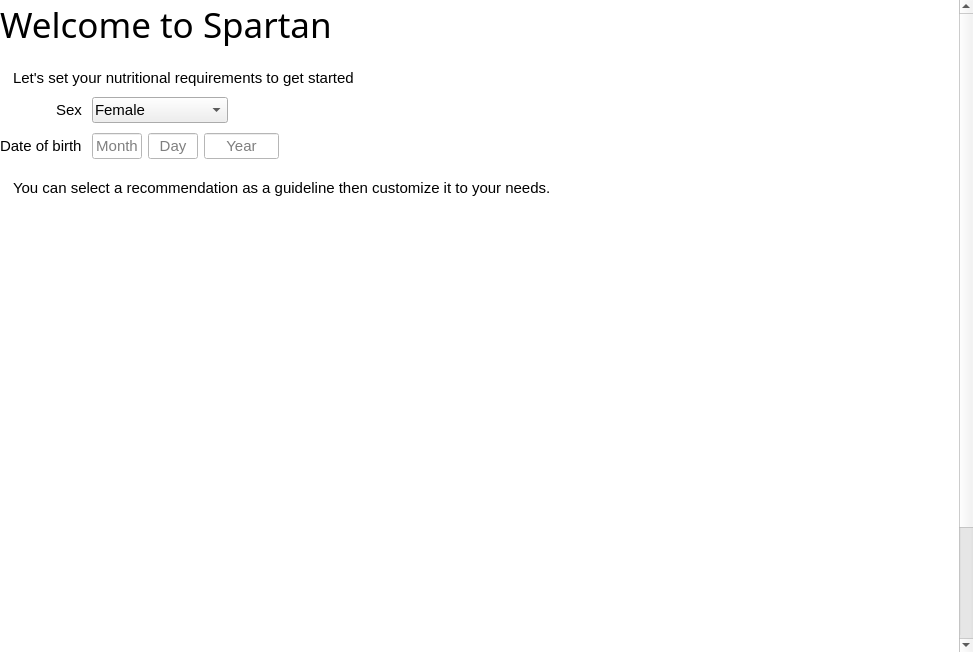
<?xml version="1.0" encoding="UTF-8"?>
<ui version="4.0">
 <class>ReqWizWidget</class>
 <widget class="QWidget" name="ReqWizWidget">
  <property name="geometry">
   <rect>
    <x>0</x>
    <y>0</y>
    <width>973</width>
    <height>652</height>
   </rect>
  </property>
  <property name="palette">
   <palette>
    <active>
     <colorrole role="Base">
      <brush brushstyle="SolidPattern">
       <color alpha="255">
        <red>255</red>
        <green>255</green>
        <blue>255</blue>
       </color>
      </brush>
     </colorrole>
     <colorrole role="Window">
      <brush brushstyle="SolidPattern">
       <color alpha="255">
        <red>255</red>
        <green>255</green>
        <blue>255</blue>
       </color>
      </brush>
     </colorrole>
    </active>
    <inactive>
     <colorrole role="Base">
      <brush brushstyle="SolidPattern">
       <color alpha="255">
        <red>255</red>
        <green>255</green>
        <blue>255</blue>
       </color>
      </brush>
     </colorrole>
     <colorrole role="Window">
      <brush brushstyle="SolidPattern">
       <color alpha="255">
        <red>255</red>
        <green>255</green>
        <blue>255</blue>
       </color>
      </brush>
     </colorrole>
    </inactive>
    <disabled>
     <colorrole role="Base">
      <brush brushstyle="SolidPattern">
       <color alpha="255">
        <red>255</red>
        <green>255</green>
        <blue>255</blue>
       </color>
      </brush>
     </colorrole>
     <colorrole role="Window">
      <brush brushstyle="SolidPattern">
       <color alpha="255">
        <red>255</red>
        <green>255</green>
        <blue>255</blue>
       </color>
      </brush>
     </colorrole>
    </disabled>
   </palette>
  </property>
  <property name="font">
   <font>
    <family>Segoe UI</family>
    <pointsize>11</pointsize>
   </font>
  </property>
  <property name="windowTitle">
   <string>Spartan - Preferences</string>
  </property>
  <property name="windowIcon">
   <iconset>
    <normaloff>../images/icon_trimmed.png</normaloff>../images/icon_trimmed.png</iconset>
  </property>
  <layout class="QVBoxLayout" name="verticalLayout">
   <property name="leftMargin">
    <number>0</number>
   </property>
   <property name="topMargin">
    <number>0</number>
   </property>
   <property name="rightMargin">
    <number>0</number>
   </property>
   <property name="bottomMargin">
    <number>0</number>
   </property>
   <item>
    <widget class="QScrollArea" name="scrollArea">
     <property name="frameShape">
      <enum>QFrame::NoFrame</enum>
     </property>
     <property name="widgetResizable">
      <bool>true</bool>
     </property>
     <widget class="QWidget" name="scrollAreaWidgetContents">
      <property name="geometry">
       <rect>
        <x>0</x>
        <y>-189</y>
        <width>956</width>
        <height>841</height>
       </rect>
      </property>
      <layout class="QGridLayout" name="gridLayout_2" rowstretch="0,0,1">
       <property name="leftMargin">
        <number>0</number>
       </property>
       <property name="topMargin">
        <number>0</number>
       </property>
       <property name="rightMargin">
        <number>0</number>
       </property>
       <property name="bottomMargin">
        <number>0</number>
       </property>
       <property name="verticalSpacing">
        <number>20</number>
       </property>
       <item row="2" column="0">
        <layout class="QGridLayout" name="gridLayout">
         <item row="3" column="0">
          <widget class="ReqView" name="mineral_view">
           <property name="font">
            <font>
             <family>Segoe UI</family>
             <pointsize>11</pointsize>
            </font>
           </property>
           <property name="focusPolicy">
            <enum>Qt::NoFocus</enum>
           </property>
           <property name="styleSheet">
            <string notr="true">QHeaderView::section{
	background-color: white;
	border: 0px;
	padding-left: 3px
}

QTableView {
	alternate-background-color: rgb(247, 247, 247);
}</string>
           </property>
           <property name="frameShape">
            <enum>QFrame::NoFrame</enum>
           </property>
           <property name="verticalScrollBarPolicy">
            <enum>Qt::ScrollBarAlwaysOff</enum>
           </property>
           <property name="horizontalScrollBarPolicy">
            <enum>Qt::ScrollBarAlwaysOff</enum>
           </property>
           <property name="alternatingRowColors">
            <bool>true</bool>
           </property>
           <property name="selectionMode">
            <enum>QAbstractItemView::ExtendedSelection</enum>
           </property>
           <property name="showGrid">
            <bool>false</bool>
           </property>
           <attribute name="verticalHeaderVisible">
            <bool>false</bool>
           </attribute>
          </widget>
         </item>
         <item row="0" column="0" rowspan="2">
          <widget class="ReqView" name="macro_view">
           <property name="font">
            <font>
             <family>Segoe UI</family>
             <pointsize>11</pointsize>
            </font>
           </property>
           <property name="focusPolicy">
            <enum>Qt::NoFocus</enum>
           </property>
           <property name="styleSheet">
            <string notr="true">QHeaderView::section{
	background-color: white;
	border: 0px;
	padding-left: 3px
}

QTableView {
	alternate-background-color: rgb(247, 247, 247);
}</string>
           </property>
           <property name="frameShape">
            <enum>QFrame::NoFrame</enum>
           </property>
           <property name="verticalScrollBarPolicy">
            <enum>Qt::ScrollBarAlwaysOff</enum>
           </property>
           <property name="horizontalScrollBarPolicy">
            <enum>Qt::ScrollBarAlwaysOff</enum>
           </property>
           <property name="alternatingRowColors">
            <bool>true</bool>
           </property>
           <property name="selectionMode">
            <enum>QAbstractItemView::ExtendedSelection</enum>
           </property>
           <property name="showGrid">
            <bool>false</bool>
           </property>
           <attribute name="verticalHeaderVisible">
            <bool>false</bool>
           </attribute>
          </widget>
         </item>
         <item row="2" column="0">
          <widget class="ReqView" name="vit_view">
           <property name="font">
            <font>
             <family>Segoe UI</family>
             <pointsize>11</pointsize>
            </font>
           </property>
           <property name="focusPolicy">
            <enum>Qt::NoFocus</enum>
           </property>
           <property name="styleSheet">
            <string notr="true">QHeaderView::section{
	background-color: white;
	border: 0px;
	padding-left: 3px
}

QTableView {
	alternate-background-color: rgb(247, 247, 247);
}</string>
           </property>
           <property name="frameShape">
            <enum>QFrame::NoFrame</enum>
           </property>
           <property name="verticalScrollBarPolicy">
            <enum>Qt::ScrollBarAlwaysOff</enum>
           </property>
           <property name="horizontalScrollBarPolicy">
            <enum>Qt::ScrollBarAlwaysOff</enum>
           </property>
           <property name="alternatingRowColors">
            <bool>true</bool>
           </property>
           <property name="selectionMode">
            <enum>QAbstractItemView::ExtendedSelection</enum>
           </property>
           <property name="showGrid">
            <bool>false</bool>
           </property>
           <attribute name="verticalHeaderVisible">
            <bool>false</bool>
           </attribute>
          </widget>
         </item>
        </layout>
       </item>
       <item row="0" column="0">
        <layout class="QFormLayout" name="formLayout">
         <property name="rowWrapPolicy">
          <enum>QFormLayout::WrapLongRows</enum>
         </property>
         <property name="verticalSpacing">
          <number>20</number>
         </property>
         <item row="2" column="0">
          <layout class="QVBoxLayout" name="verticalLayout_8">
           <property name="spacing">
            <number>10</number>
           </property>
           <item>
            <layout class="QHBoxLayout" name="horizontalLayout_13">
             <property name="spacing">
              <number>4</number>
             </property>
             <item>
              <widget class="QLabel" name="label_14">
               <property name="maximumSize">
                <size>
                 <width>20</width>
                 <height>20</height>
                </size>
               </property>
               <property name="text">
                <string/>
               </property>
               <property name="pixmap">
                <pixmap resource="../images/images.qrc">:/images/person-outline.png</pixmap>
               </property>
               <property name="scaledContents">
                <bool>true</bool>
               </property>
              </widget>
             </item>
             <item>
              <widget class="QLabel" name="label_15">
               <property name="font">
                <font>
                 <pointsize>11</pointsize>
                </font>
               </property>
               <property name="text">
                <string>Let's set your nutritional requirements to get started</string>
               </property>
               <property name="scaledContents">
                <bool>false</bool>
               </property>
               <property name="alignment">
                <set>Qt::AlignLeading|Qt::AlignLeft|Qt::AlignVCenter</set>
               </property>
               <property name="wordWrap">
                <bool>false</bool>
               </property>
              </widget>
             </item>
            </layout>
           </item>
           <item>
            <layout class="QFormLayout" name="formLayout_4">
             <property name="fieldGrowthPolicy">
              <enum>QFormLayout::ExpandingFieldsGrow</enum>
             </property>
             <property name="labelAlignment">
              <set>Qt::AlignRight|Qt::AlignTrailing|Qt::AlignVCenter</set>
             </property>
             <item row="0" column="0">
              <widget class="QLabel" name="sex_label">
               <property name="palette">
                <palette>
                 <active>
                  <colorrole role="WindowText">
                   <brush brushstyle="SolidPattern">
                    <color alpha="255">
                     <red>0</red>
                     <green>0</green>
                     <blue>0</blue>
                    </color>
                   </brush>
                  </colorrole>
                 </active>
                 <inactive>
                  <colorrole role="WindowText">
                   <brush brushstyle="SolidPattern">
                    <color alpha="255">
                     <red>0</red>
                     <green>0</green>
                     <blue>0</blue>
                    </color>
                   </brush>
                  </colorrole>
                 </inactive>
                 <disabled>
                  <colorrole role="WindowText">
                   <brush brushstyle="SolidPattern">
                    <color alpha="255">
                     <red>120</red>
                     <green>120</green>
                     <blue>120</blue>
                    </color>
                   </brush>
                  </colorrole>
                 </disabled>
                </palette>
               </property>
               <property name="font">
                <font>
                 <family>Segoe UI</family>
                 <pointsize>11</pointsize>
                 <weight>50</weight>
                 <bold>false</bold>
                </font>
               </property>
               <property name="text">
                <string>Sex</string>
               </property>
              </widget>
             </item>
             <item row="0" column="1">
              <widget class="QComboBox" name="sex_edit">
               <property name="enabled">
                <bool>true</bool>
               </property>
               <property name="sizePolicy">
                <sizepolicy hsizetype="Fixed" vsizetype="Fixed">
                 <horstretch>0</horstretch>
                 <verstretch>0</verstretch>
                </sizepolicy>
               </property>
               <property name="minimumSize">
                <size>
                 <width>130</width>
                 <height>0</height>
                </size>
               </property>
               <property name="font">
                <font>
                 <family>Segoe UI</family>
                 <pointsize>11</pointsize>
                </font>
               </property>
               <property name="focusPolicy">
                <enum>Qt::TabFocus</enum>
               </property>
               <property name="styleSheet">
                <string notr="true">QComboBox {
    padding: 2px 0px 2px 2px;
}

QListView{
	outline: none;
}

QListView::item:selected {
	color: black;
	background-color: rgb(204, 232, 255);
}

QListView::item {
	min-height: 28px;
}
</string>
               </property>
               <item>
                <property name="text">
                 <string>Female</string>
                </property>
               </item>
               <item>
                <property name="text">
                 <string>Female, lactating</string>
                </property>
               </item>
               <item>
                <property name="text">
                 <string>Female, pregnant</string>
                </property>
               </item>
               <item>
                <property name="text">
                 <string>Male</string>
                </property>
               </item>
              </widget>
             </item>
             <item row="1" column="0">
              <widget class="QLabel" name="birth_label_4">
               <property name="palette">
                <palette>
                 <active>
                  <colorrole role="WindowText">
                   <brush brushstyle="SolidPattern">
                    <color alpha="255">
                     <red>0</red>
                     <green>0</green>
                     <blue>0</blue>
                    </color>
                   </brush>
                  </colorrole>
                 </active>
                 <inactive>
                  <colorrole role="WindowText">
                   <brush brushstyle="SolidPattern">
                    <color alpha="255">
                     <red>0</red>
                     <green>0</green>
                     <blue>0</blue>
                    </color>
                   </brush>
                  </colorrole>
                 </inactive>
                 <disabled>
                  <colorrole role="WindowText">
                   <brush brushstyle="SolidPattern">
                    <color alpha="255">
                     <red>120</red>
                     <green>120</green>
                     <blue>120</blue>
                    </color>
                   </brush>
                  </colorrole>
                 </disabled>
                </palette>
               </property>
               <property name="font">
                <font>
                 <family>Segoe UI</family>
                 <pointsize>11</pointsize>
                 <weight>50</weight>
                 <bold>false</bold>
                </font>
               </property>
               <property name="text">
                <string>Date of birth</string>
               </property>
              </widget>
             </item>
             <item row="1" column="1">
              <layout class="QHBoxLayout" name="horizontalLayout_14">
               <property name="spacing">
                <number>6</number>
               </property>
               <property name="sizeConstraint">
                <enum>QLayout::SetFixedSize</enum>
               </property>
               <item>
                <widget class="QLineEdit" name="mon_edit">
                 <property name="sizePolicy">
                  <sizepolicy hsizetype="Fixed" vsizetype="Fixed">
                   <horstretch>0</horstretch>
                   <verstretch>0</verstretch>
                  </sizepolicy>
                 </property>
                 <property name="maximumSize">
                  <size>
                   <width>50</width>
                   <height>16777215</height>
                  </size>
                 </property>
                 <property name="font">
                  <font>
                   <pointsize>11</pointsize>
                  </font>
                 </property>
                 <property name="focusPolicy">
                  <enum>Qt::StrongFocus</enum>
                 </property>
                 <property name="alignment">
                  <set>Qt::AlignCenter</set>
                 </property>
                 <property name="placeholderText">
                  <string>Month</string>
                 </property>
                </widget>
               </item>
               <item>
                <widget class="QLineEdit" name="day_edit">
                 <property name="sizePolicy">
                  <sizepolicy hsizetype="Fixed" vsizetype="Fixed">
                   <horstretch>0</horstretch>
                   <verstretch>0</verstretch>
                  </sizepolicy>
                 </property>
                 <property name="maximumSize">
                  <size>
                   <width>50</width>
                   <height>16777215</height>
                  </size>
                 </property>
                 <property name="font">
                  <font>
                   <pointsize>11</pointsize>
                  </font>
                 </property>
                 <property name="focusPolicy">
                  <enum>Qt::StrongFocus</enum>
                 </property>
                 <property name="alignment">
                  <set>Qt::AlignCenter</set>
                 </property>
                 <property name="placeholderText">
                  <string>Day</string>
                 </property>
                </widget>
               </item>
               <item>
                <widget class="QLineEdit" name="year_edit">
                 <property name="sizePolicy">
                  <sizepolicy hsizetype="Fixed" vsizetype="Fixed">
                   <horstretch>0</horstretch>
                   <verstretch>0</verstretch>
                  </sizepolicy>
                 </property>
                 <property name="maximumSize">
                  <size>
                   <width>75</width>
                   <height>16777215</height>
                  </size>
                 </property>
                 <property name="font">
                  <font>
                   <pointsize>11</pointsize>
                  </font>
                 </property>
                 <property name="focusPolicy">
                  <enum>Qt::StrongFocus</enum>
                 </property>
                 <property name="alignment">
                  <set>Qt::AlignCenter</set>
                 </property>
                 <property name="placeholderText">
                  <string>Year</string>
                 </property>
                </widget>
               </item>
              </layout>
             </item>
            </layout>
           </item>
          </layout>
         </item>
         <item row="3" column="0">
          <layout class="QVBoxLayout" name="verticalLayout_9">
           <property name="spacing">
            <number>8</number>
           </property>
           <item>
            <layout class="QHBoxLayout" name="horizontalLayout_15">
             <property name="spacing">
              <number>4</number>
             </property>
             <item>
              <widget class="QLabel" name="label_16">
               <property name="maximumSize">
                <size>
                 <width>20</width>
                 <height>20</height>
                </size>
               </property>
               <property name="text">
                <string/>
               </property>
               <property name="pixmap">
                <pixmap resource="../images/images.qrc">:/images/info-outline.png</pixmap>
               </property>
               <property name="scaledContents">
                <bool>true</bool>
               </property>
              </widget>
             </item>
             <item>
              <widget class="QLabel" name="label_17">
               <property name="font">
                <font>
                 <pointsize>11</pointsize>
                </font>
               </property>
               <property name="text">
                <string>You can select a recommendation as a guideline then customize it to your needs.</string>
               </property>
               <property name="alignment">
                <set>Qt::AlignLeading|Qt::AlignLeft|Qt::AlignVCenter</set>
               </property>
              </widget>
             </item>
            </layout>
           </item>
          </layout>
         </item>
         <item row="1" column="0">
          <widget class="QLabel" name="label">
           <property name="font">
            <font>
             <family>Segoe UI Semilight</family>
             <pointsize>26</pointsize>
            </font>
           </property>
           <property name="text">
            <string>Welcome to Spartan</string>
           </property>
          </widget>
         </item>
        </layout>
       </item>
      </layout>
     </widget>
    </widget>
   </item>
  </layout>
 </widget>
 <customwidgets>
  <customwidget>
   <class>ReqView</class>
   <extends>QTableView</extends>
   <header>view/req_view.h</header>
  </customwidget>
 </customwidgets>
 <resources>
  <include location="../images/images.qrc"/>
 </resources>
 <connections/>
</ui>
